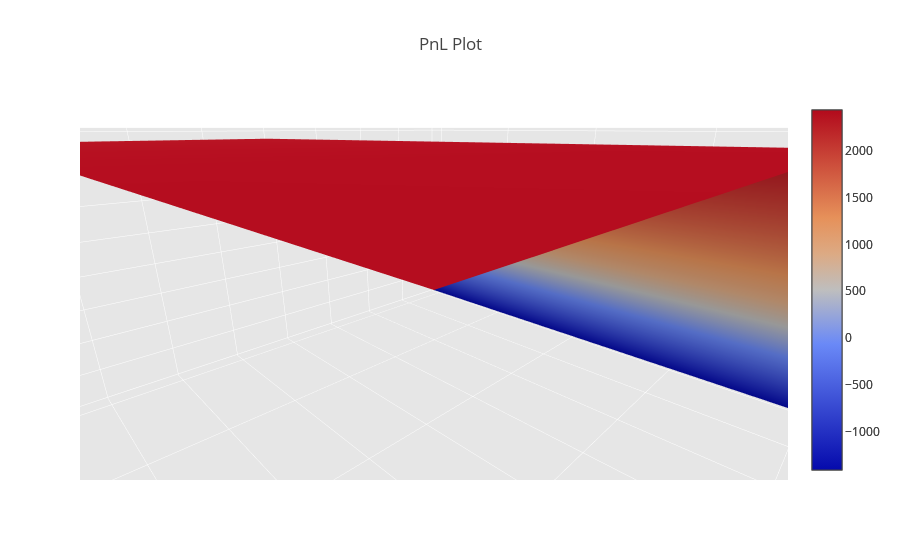

Write notebook code for a chart like this one.
### Code cell
import plotly.plotly as py
from plotly.offline import download_plotlyjs, init_notebook_mode, plot, iplot
init_notebook_mode(connected=True)
v_changes = vol_change
display = 'PnL'
surface1 = go.Surface(x = (priceGrid + 1)*yahoo_data['Underlying_Price'].values[0], 
                      y = dteGrid, 
                      z = np.array(adj_dfs[0][display]).reshape(priceGrid.shape),
                      name = 'Vol Change of {}%'.format(round(v_changes[0]*100),2))

surface2 = go.Surface(x = (priceGrid + 1)*yahoo_data['Underlying_Price'].values[0], 
                      y = dteGrid, 
                      z = np.array(adj_dfs[1][display]).reshape(priceGrid.shape),
                      name = 'Vol Change of {}%'.format(round(v_changes[1]*100),2))

layout = go.Layout(
            title='{} Plot'.format(display),
            autosize=True,
            showlegend = False,
            scene=dict(
                aspectmode = 'manual',
                aspectratio = dict(x = 2,
                                   y = 2,
                                   z = 1),
                camera = dict(up = dict(x = 0,
                                        y = 0,
                                        z = 1),
                              center = dict(x = 0,
                                            y = 0,
                                            z = 0),
                              eye = dict(x = 1,
                                         y = 1,
                                         z = 0.5)),
                xaxis=dict(
                    title='Underlying Price',
                    gridcolor='rgb(255, 255, 255)',
                    zerolinecolor='rgb(255, 255, 255)',
                    showbackground=True,
                    backgroundcolor='rgb(230, 230,230)'
                ),
                yaxis=dict(
                    title='DTE Change',
                    gridcolor='rgb(255, 255, 255)',
                    zerolinecolor='rgb(255, 255, 255)',
                    showbackground=True,
                    backgroundcolor='rgb(230, 230,230)'
                ),
                zaxis=dict(
                    title = display,
                    gridcolor='rgb(255, 255, 255)',
                    zerolinecolor='rgb(255, 255, 255)',
                    showbackground=True,
                    backgroundcolor='rgb(230, 230,230)'
                )
            )
        )

data = [surface1, surface2]

iplot(dict(data = data,
           layout = layout))

### Figure 1 — Plotly figure (JSON) as saved in the notebook; plotly's stock layout.template omitted (floating-point values rounded to 4 significant figures; data arrays with more than 128 entries replaced by an {"elided": "..."} marker saying what was removed)
{"data": [{"name": "Vol Change of 0%", "type": "surface", "x": {"elided": "21x50 float values"}, "y": {"elided": "21x50 int values"}, "z": {"elided": "21x50 float values"}}, {"name": "Vol Change of 10%", "type": "surface", "x": {"elided": "21x50 float values"}, "y": {"elided": "21x50 int values"}, "z": {"elided": "21x50 float values"}}], "layout": {"autosize": true, "scene": {"aspectmode": "manual", "aspectratio": {"x": 2, "y": 2, "z": 1}, "camera": {"center": {"x": 0, "y": 0, "z": 0}, "eye": {"x": 1, "y": 1, "z": 0.5}, "up": {"x": 0, "y": 0, "z": 1}}, "xaxis": {"backgroundcolor": "rgb(230, 230,230)", "gridcolor": "rgb(255, 255, 255)", "showbackground": true, "title": "Underlying Price", "zerolinecolor": "rgb(255, 255, 255)"}, "yaxis": {"backgroundcolor": "rgb(230, 230,230)", "gridcolor": "rgb(255, 255, 255)", "showbackground": true, "title": "DTE Change", "zerolinecolor": "rgb(255, 255, 255)"}, "zaxis": {"backgroundcolor": "rgb(230, 230,230)", "gridcolor": "rgb(255, 255, 255)", "showbackground": true, "title": "PnL", "zerolinecolor": "rgb(255, 255, 255)"}}, "showlegend": false, "title": "PnL Plot"}}
